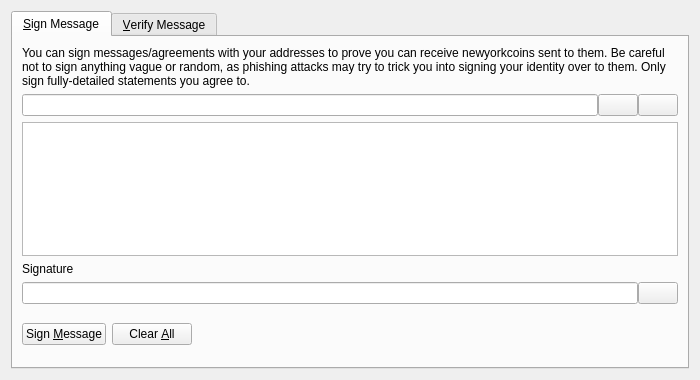
<?xml version="1.0" encoding="UTF-8"?>
<ui version="4.0">
 <class>SignVerifyMessageDialog</class>
 <widget class="QDialog" name="SignVerifyMessageDialog">
  <property name="geometry">
   <rect>
    <x>0</x>
    <y>0</y>
    <width>700</width>
    <height>380</height>
   </rect>
  </property>
  <property name="windowTitle">
   <string>Signatures - Sign / Verify a Message</string>
  </property>
  <property name="modal">
   <bool>true</bool>
  </property>
  <layout class="QVBoxLayout" name="verticalLayout">
   <item>
    <widget class="QTabWidget" name="tabWidget">
     <property name="currentIndex">
      <number>0</number>
     </property>
     <widget class="QWidget" name="tabSignMessage">
      <attribute name="title">
       <string>&amp;Sign Message</string>
      </attribute>
      <layout class="QVBoxLayout" name="verticalLayout_SM">
       <item>
        <widget class="QLabel" name="infoLabel_SM">
         <property name="text">
          <string>You can sign messages/agreements with your addresses to prove you can receive newyorkcoins sent to them. Be careful not to sign anything vague or random, as phishing attacks may try to trick you into signing your identity over to them. Only sign fully-detailed statements you agree to.</string>
         </property>
         <property name="textFormat">
          <enum>Qt::PlainText</enum>
         </property>
         <property name="wordWrap">
          <bool>true</bool>
         </property>
        </widget>
       </item>
       <item>
        <layout class="QHBoxLayout" name="horizontalLayout_1_SM">
         <property name="spacing">
          <number>0</number>
         </property>
         <item>
          <widget class="QValidatedLineEdit" name="addressIn_SM">
           <property name="toolTip">
            <string>The Newyorkcoin address to sign the message with</string>
           </property>
          </widget>
         </item>
         <item>
          <widget class="QPushButton" name="addressBookButton_SM">
           <property name="toolTip">
            <string>Choose previously used address</string>
           </property>
           <property name="text">
            <string/>
           </property>
           <property name="icon">
            <iconset resource="../bitcoin.qrc">
             <normaloff>:/icons/address-book</normaloff>:/icons/address-book</iconset>
           </property>
           <property name="shortcut">
            <string>Alt+A</string>
           </property>
           <property name="autoDefault">
            <bool>false</bool>
           </property>
          </widget>
         </item>
         <item>
          <widget class="QPushButton" name="pasteButton_SM">
           <property name="toolTip">
            <string>Paste address from clipboard</string>
           </property>
           <property name="text">
            <string/>
           </property>
           <property name="icon">
            <iconset resource="../bitcoin.qrc">
             <normaloff>:/icons/editpaste</normaloff>:/icons/editpaste</iconset>
           </property>
           <property name="shortcut">
            <string>Alt+P</string>
           </property>
           <property name="autoDefault">
            <bool>false</bool>
           </property>
          </widget>
         </item>
        </layout>
       </item>
       <item>
        <widget class="QPlainTextEdit" name="messageIn_SM">
         <property name="toolTip">
          <string>Enter the message you want to sign here</string>
         </property>
        </widget>
       </item>
       <item>
        <widget class="QLabel" name="signatureLabel_SM">
         <property name="text">
          <string>Signature</string>
         </property>
         <property name="textFormat">
          <enum>Qt::PlainText</enum>
         </property>
        </widget>
       </item>
       <item>
        <layout class="QHBoxLayout" name="horizontalLayout_2_SM">
         <property name="spacing">
          <number>0</number>
         </property>
         <item>
          <widget class="QLineEdit" name="signatureOut_SM">
           <property name="font">
            <font>
             <italic>true</italic>
            </font>
           </property>
           <property name="readOnly">
            <bool>true</bool>
           </property>
          </widget>
         </item>
         <item>
          <widget class="QPushButton" name="copySignatureButton_SM">
           <property name="toolTip">
            <string>Copy the current signature to the system clipboard</string>
           </property>
           <property name="text">
            <string/>
           </property>
           <property name="icon">
            <iconset resource="../bitcoin.qrc">
             <normaloff>:/icons/editcopy</normaloff>:/icons/editcopy</iconset>
           </property>
           <property name="autoDefault">
            <bool>false</bool>
           </property>
          </widget>
         </item>
        </layout>
       </item>
       <item>
        <layout class="QHBoxLayout" name="horizontalLayout_3_SM">
         <item>
          <widget class="QPushButton" name="signMessageButton_SM">
           <property name="toolTip">
            <string>Sign the message to prove you own this Newyorkcoin address</string>
           </property>
           <property name="text">
            <string>Sign &amp;Message</string>
           </property>
           <property name="icon">
            <iconset resource="../bitcoin.qrc">
             <normaloff>:/icons/edit</normaloff>:/icons/edit</iconset>
           </property>
           <property name="autoDefault">
            <bool>false</bool>
           </property>
          </widget>
         </item>
         <item>
          <widget class="QPushButton" name="clearButton_SM">
           <property name="toolTip">
            <string>Reset all sign message fields</string>
           </property>
           <property name="text">
            <string>Clear &amp;All</string>
           </property>
           <property name="icon">
            <iconset resource="../bitcoin.qrc">
             <normaloff>:/icons/remove</normaloff>:/icons/remove</iconset>
           </property>
           <property name="autoDefault">
            <bool>false</bool>
           </property>
          </widget>
         </item>
         <item>
          <spacer name="horizontalSpacer_1_SM">
           <property name="orientation">
            <enum>Qt::Horizontal</enum>
           </property>
           <property name="sizeHint" stdset="0">
            <size>
             <width>40</width>
             <height>48</height>
            </size>
           </property>
          </spacer>
         </item>
         <item>
          <widget class="QLabel" name="statusLabel_SM">
           <property name="font">
            <font>
             <weight>75</weight>
             <bold>true</bold>
            </font>
           </property>
           <property name="text">
            <string/>
           </property>
           <property name="wordWrap">
            <bool>true</bool>
           </property>
          </widget>
         </item>
         <item>
          <spacer name="horizontalSpacer_2_SM">
           <property name="orientation">
            <enum>Qt::Horizontal</enum>
           </property>
           <property name="sizeHint" stdset="0">
            <size>
             <width>40</width>
             <height>48</height>
            </size>
           </property>
          </spacer>
         </item>
        </layout>
       </item>
      </layout>
     </widget>
     <widget class="QWidget" name="tabVerifyMessage">
      <attribute name="title">
       <string>&amp;Verify Message</string>
      </attribute>
      <layout class="QVBoxLayout" name="verticalLayout_VM">
       <item>
        <widget class="QLabel" name="infoLabel_VM">
         <property name="text">
          <string>Enter the receiver's address, message (ensure you copy line breaks, spaces, tabs, etc. exactly) and signature below to verify the message. Be careful not to read more into the signature than what is in the signed message itself, to avoid being tricked by a man-in-the-middle attack. Note that this only proves the signing party receives with the address, it cannot prove sendership of any transaction!</string>
         </property>
         <property name="textFormat">
          <enum>Qt::PlainText</enum>
         </property>
         <property name="alignment">
          <set>Qt::AlignLeading|Qt::AlignLeft|Qt::AlignTop</set>
         </property>
         <property name="wordWrap">
          <bool>true</bool>
         </property>
        </widget>
       </item>
       <item>
        <layout class="QHBoxLayout" name="horizontalLayout_1_VM">
         <property name="spacing">
          <number>0</number>
         </property>
         <item>
          <widget class="QValidatedLineEdit" name="addressIn_VM">
           <property name="toolTip">
            <string>The Newyorkcoin address the message was signed with</string>
           </property>
          </widget>
         </item>
         <item>
          <widget class="QPushButton" name="addressBookButton_VM">
           <property name="toolTip">
            <string>Choose previously used address</string>
           </property>
           <property name="text">
            <string/>
           </property>
           <property name="icon">
            <iconset resource="../bitcoin.qrc">
             <normaloff>:/icons/address-book</normaloff>:/icons/address-book</iconset>
           </property>
           <property name="shortcut">
            <string>Alt+A</string>
           </property>
           <property name="autoDefault">
            <bool>false</bool>
           </property>
          </widget>
         </item>
        </layout>
       </item>
       <item>
        <widget class="QPlainTextEdit" name="messageIn_VM"/>
       </item>
       <item>
        <widget class="QValidatedLineEdit" name="signatureIn_VM"/>
       </item>
       <item>
        <layout class="QHBoxLayout" name="horizontalLayout_2_VM">
         <item>
          <widget class="QPushButton" name="verifyMessageButton_VM">
           <property name="toolTip">
            <string>Verify the message to ensure it was signed with the specified Newyorkcoin address</string>
           </property>
           <property name="text">
            <string>Verify &amp;Message</string>
           </property>
           <property name="icon">
            <iconset resource="../bitcoin.qrc">
             <normaloff>:/icons/transaction_0</normaloff>:/icons/transaction_0</iconset>
           </property>
           <property name="autoDefault">
            <bool>false</bool>
           </property>
          </widget>
         </item>
         <item>
          <widget class="QPushButton" name="clearButton_VM">
           <property name="toolTip">
            <string>Reset all verify message fields</string>
           </property>
           <property name="text">
            <string>Clear &amp;All</string>
           </property>
           <property name="icon">
            <iconset resource="../bitcoin.qrc">
             <normaloff>:/icons/remove</normaloff>:/icons/remove</iconset>
           </property>
           <property name="autoDefault">
            <bool>false</bool>
           </property>
          </widget>
         </item>
         <item>
          <spacer name="horizontalSpacer_1_VM">
           <property name="orientation">
            <enum>Qt::Horizontal</enum>
           </property>
           <property name="sizeHint" stdset="0">
            <size>
             <width>40</width>
             <height>48</height>
            </size>
           </property>
          </spacer>
         </item>
         <item>
          <widget class="QLabel" name="statusLabel_VM">
           <property name="font">
            <font>
             <weight>75</weight>
             <bold>true</bold>
            </font>
           </property>
           <property name="text">
            <string/>
           </property>
           <property name="wordWrap">
            <bool>true</bool>
           </property>
          </widget>
         </item>
         <item>
          <spacer name="horizontalSpacer_2_VM">
           <property name="orientation">
            <enum>Qt::Horizontal</enum>
           </property>
           <property name="sizeHint" stdset="0">
            <size>
             <width>40</width>
             <height>48</height>
            </size>
           </property>
          </spacer>
         </item>
        </layout>
       </item>
      </layout>
     </widget>
    </widget>
   </item>
  </layout>
 </widget>
 <customwidgets>
  <customwidget>
   <class>QValidatedLineEdit</class>
   <extends>QLineEdit</extends>
   <header>qvalidatedlineedit.h</header>
  </customwidget>
 </customwidgets>
 <resources>
  <include location="../bitcoin.qrc"/>
 </resources>
 <connections/>
</ui>
